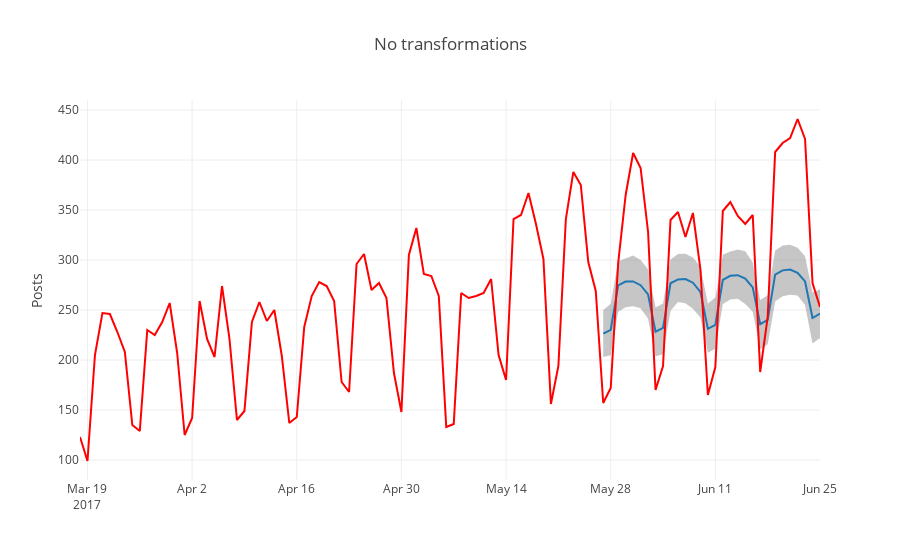
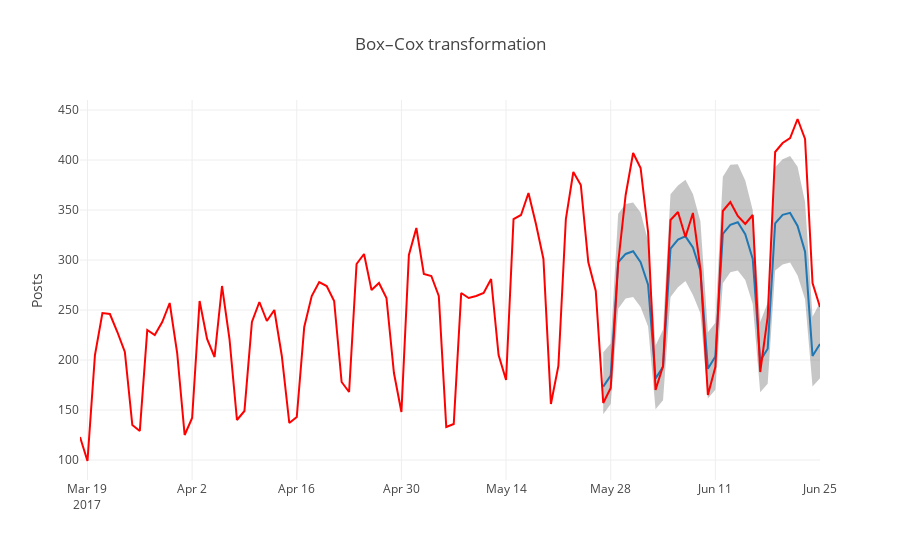

Notebook cell for these charts, in order:
### Markdown cell above
So, we can definitely state an increase in the quality of the model.

Finally, let's plot our previous performance with the latest results side-by-side. Note that we use `prediction_size` for the third parameter in order to zoom in on the interval being predicted:

### Code cell
show_forecast(cmp_df, prediction_size, 100, 'No transformations')
show_forecast(cmp_df2, prediction_size, 100, 'Box–Cox transformation')
